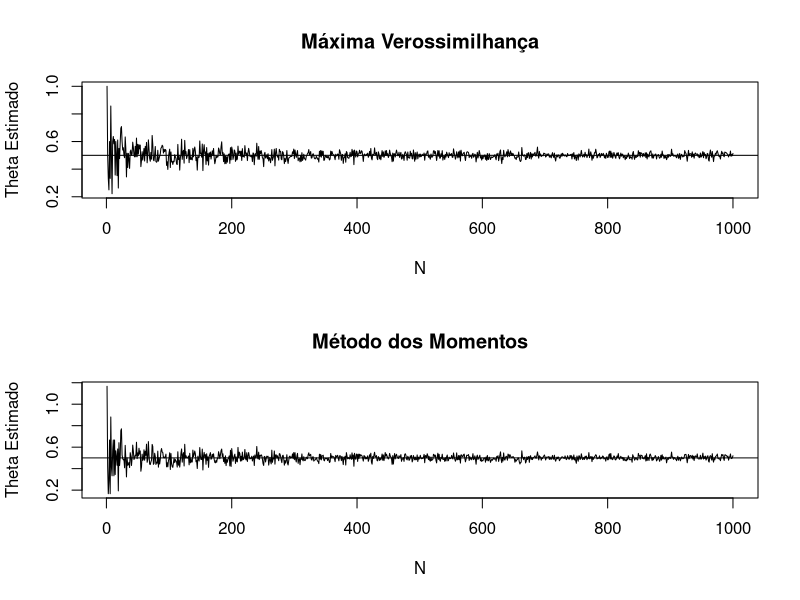
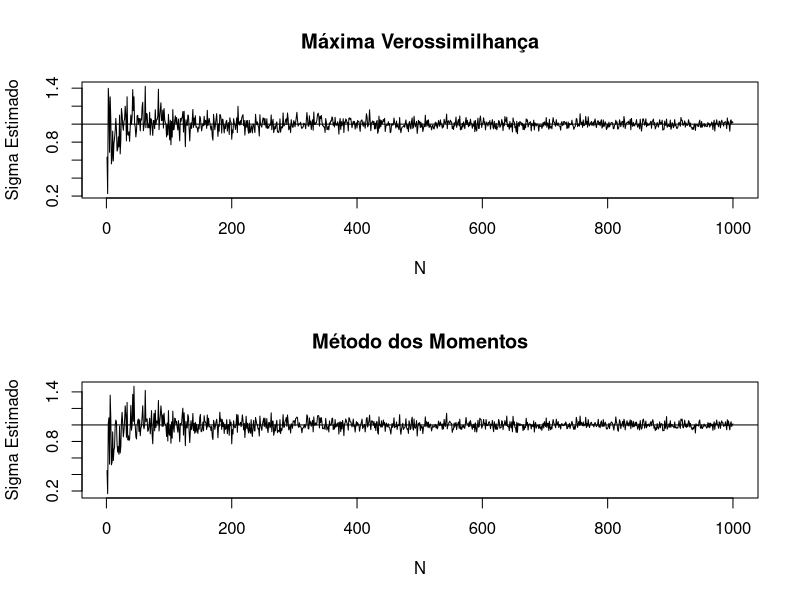
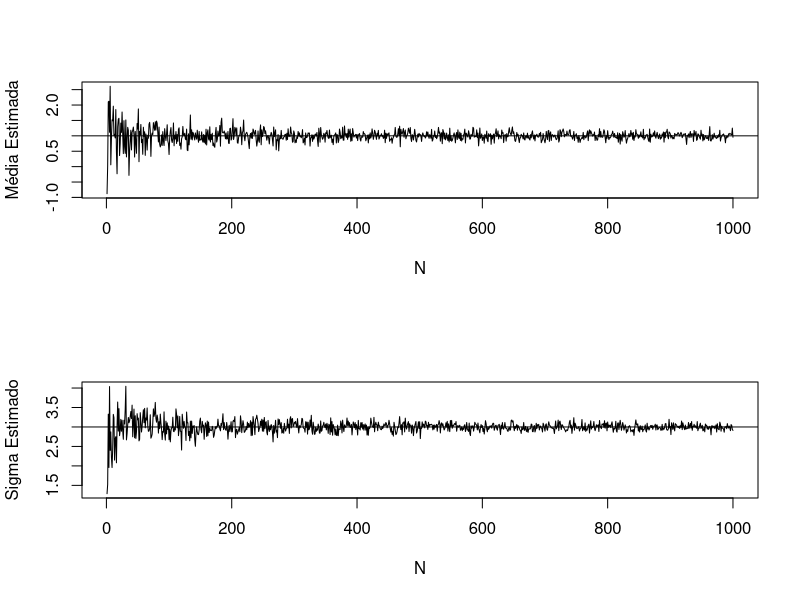

Source code (R) for these figures, in order:
## ---- chunk 1

obs<-c(3,0,2,1,3,2,1,0,2,1)
n<-integer(4)
for (i in 0:3) {
        n[i+1]<-sum(obs==i)
}

Theta_MV<-(n[1]+n[2])/(sum(n))

cat("Theta estimado pelo MV:", Theta_MV)

## ---- chunk 2

Theta_MM<-7/6-mean(obs)/2

cat("Theta estimado pelo MM:", Theta_MM)

## ---- chunk 3

set.seed(1)

theta<-1/2
N<-1000

Theta_MV<-numeric(N)
Theta_MM<-numeric(N)

for (j in 1:N) {
        x<-integer(j)
        for (i in 1:j) {
                r=runif(1)
                if (r<2*theta/3) {
                        x[i]<-0
                } else if (r<theta) {
                        x[i]<-1
                } else if (r<theta+2*(1-theta)/3) {
                        x[i]<-2
                } else {
                        x[i]<-3
                }
        }
        
        # Maximum Likelihood
        n<-integer(4)
        for (k in 0:3) {
                n[k+1]<-sum(x==k)
        }
        Theta_MV[j]<-(n[1]+n[2])/(sum(n))

        # Método dos Momentos
        Theta_MM[j]<-(7/3-mean(x))/2
}

par(mfrow=c(2,1))

plot(Theta_MV,type="l",ylab="Theta Estimado",xlab="N",main="Máxima Verossimilhança")
abline(h=theta)
plot(Theta_MM,type="l",ylab="Theta Estimado",,xlab="N",main="Método dos Momentos")
abline(h=theta)

## ---- chunk 4

set.seed(1)

sigma<-1
N<-1000

sigma_MV<-numeric(N)
sigma_MM<-numeric(N)

for (j in 1:N) {
        u <- runif(j)
        x <- -sigma*sign(u-0.5)*log(1-2*abs(u-0.5))
        
        # Máxima Verossimilhança
        sigma_MV[j]<-sum(abs(x))/j

        # Método dos Momentos
        sigma_MM[j]<-sqrt(sum(abs(x)^2)/(2*j))
}

par(mfrow=c(2,1))

plot(sigma_MV,type="l",ylab="Sigma Estimado",xlab="N",main="Máxima Verossimilhança")
abline(h=sigma)
plot(sigma_MM,type="l",ylab="Sigma Estimado",,xlab="N",main="Método dos Momentos")
abline(h=sigma)

## ---- chunk 5

set.seed(1)

mu<-1
sigma<-3
N<-1000

mu_est<-numeric(N)
sigma_est<-numeric(N)

for (j in 1:N) {
        x <- rnorm(j,mean=mu,sd=sigma)

        # Máxima Verossimilhança
        mu_est[j]<-sum(x)/j

        # Método dos Momentos
        sigma_est[j]<-sqrt(1/j*sum(x^2)-mu_est[j])
}

par(mfrow=c(2,1))

plot(mu_est,type="l",ylab="Média Estimada",xlab="N")
abline(h=mu)
plot(sigma_est,type="l",ylab="Sigma Estimado",,xlab="N")
abline(h=sigma)

